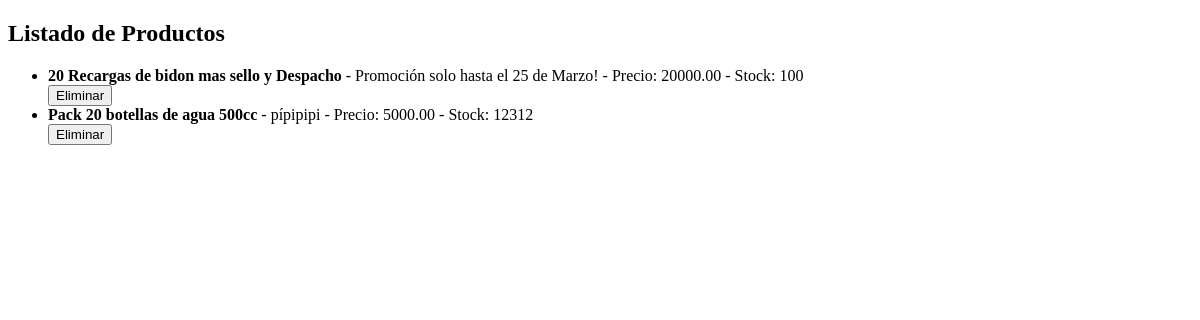
The page /Listar/ on the database as committed earlier.
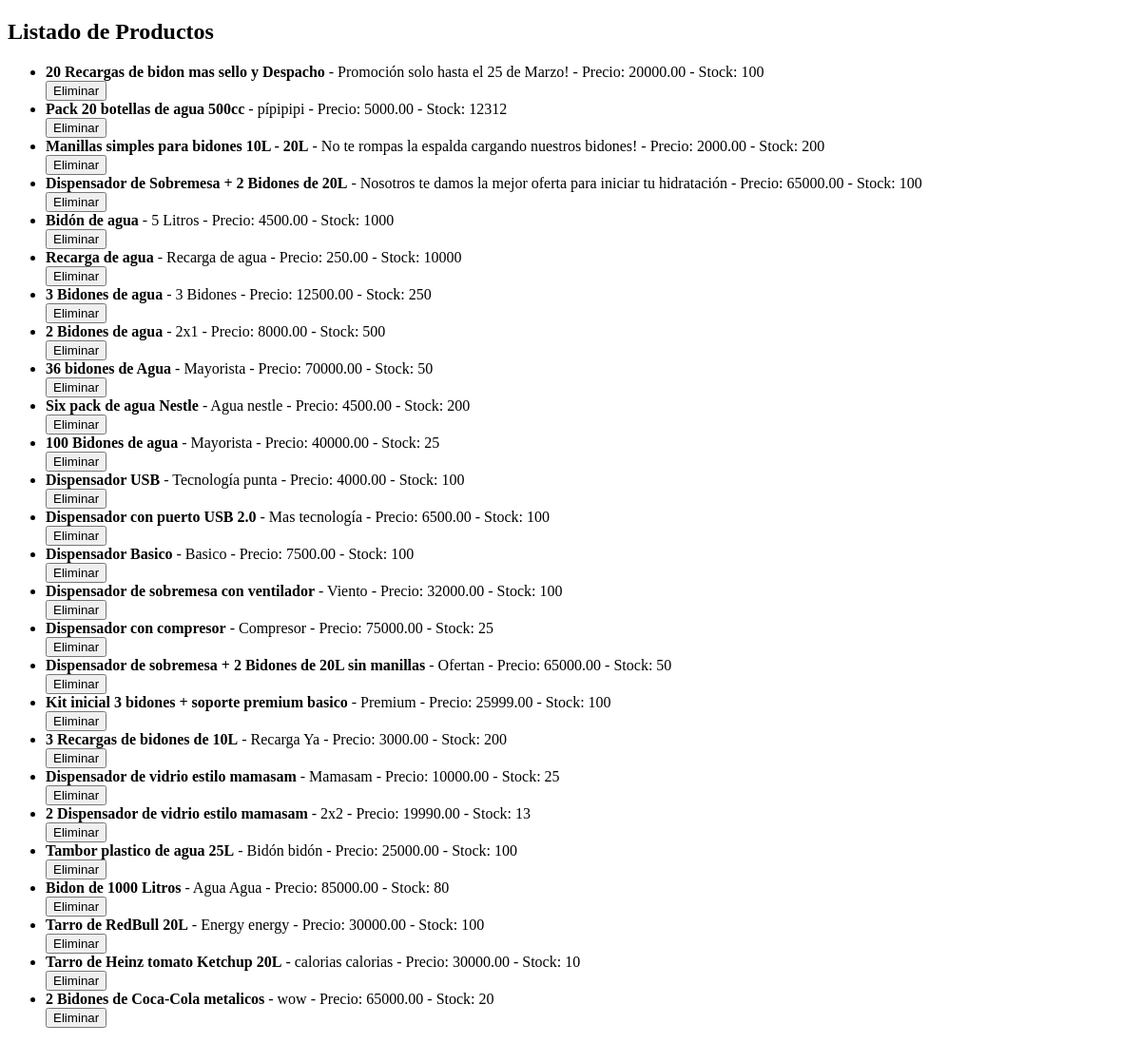
The same page on the database as committed later.
### tiendaAgua/models.py (models this page shows, shortened)
class Producto(models.Model):
    nombre = models.CharField(max_length=100)
    descripcion = models.TextField()
    precio = models.DecimalField(max_digits=10, decimal_places=2)
    stock = models.IntegerField()

### tiendaAgua/views.py (the view)
# urls.py: path('Listar/', listar_view, name= 'listado_producto'),
def listar_view(request):
    productos = Producto.objects.all()
    context = {'productos' : productos}
    return render(request,"Listar.html", {'productos' : productos})

### tiendaAgua/templates/Listar.html (shortened to what this page needs)
<!DOCTYPE html>
<html lang="en">
<head>
</head>
<body>
    <h2>Listado de Productos</h2>
    <ul>
        {% for producto in productos %}
        <li>
            <strong>{{ producto.nombre }}</strong> - {{ producto.descripcion }} - Precio: {{ producto.precio }} - Stock: {{ producto.stock }}
            <form method="POST" action="{% url 'eliminar_producto' producto.id %}">
                <button type="submit">Eliminar</button>
            </form>
        </li>
        {% endfor %}
    </ul>
</body>
</html>

Rows that differ between the two databases and show on the page:
added Producto: nombre "Manillas simples para bidones 10L - 20L", descripcion "No te rompas la espalda cargando nuestros bidones!", precio "2000.00", stock "200"
added Producto: nombre "Dispensador de Sobremesa + 2 Bidones de 20L", descripcion "Nosotros te damos la mejor oferta para iniciar tu hidratación", precio "65000.00", stock "100"
added Producto: nombre "Bidón de agua", descripcion "5 Litros", precio "4500.00", stock "1000"
added Producto: nombre "Recarga de agua", descripcion "Recarga de agua", precio "250.00", stock "10000"
added Producto: nombre "3 Bidones de agua", descripcion "3 Bidones", precio "12500.00", stock "250"
added Producto: nombre "2 Bidones de agua", descripcion "2x1", precio "8000.00", stock "500"
added Producto: nombre "36 bidones de Agua", descripcion "Mayorista", precio "70000.00", stock "50"
added Producto: nombre "Six pack de agua Nestle", descripcion "Agua nestle", precio "4500.00", stock "200"
added Producto: nombre "100 Bidones de agua", descripcion "Mayorista", precio "40000.00", stock "25"
added Producto: nombre "Dispensador USB", descripcion "Tecnología punta", precio "4000.00", stock "100"
added Producto: nombre "Dispensador con puerto USB 2.0", descripcion "Mas tecnología", precio "6500.00", stock "100"
added Producto: nombre "Dispensador Basico", descripcion "Basico", precio "7500.00", stock "100"
added Producto: nombre "Dispensador de sobremesa con ventilador", descripcion "Viento", precio "32000.00", stock "100"
added Producto: nombre "Dispensador con compresor", descripcion "Compresor", precio "75000.00", stock "25"
added Producto: nombre "Dispensador de sobremesa + 2 Bidones de 20L sin manillas", descripcion "Ofertan", precio "65000.00", stock "50"
added Producto: nombre "Kit inicial 3 bidones + soporte premium basico", descripcion "Premium", precio "25999.00", stock "100"
added Producto: nombre "3 Recargas de bidones de 10L", descripcion "Recarga Ya", precio "3000.00", stock "200"
added Producto: nombre "Dispensador de vidrio estilo mamasam", descripcion "Mamasam", precio "10000.00", stock "25"
added Producto: nombre "2 Dispensador de vidrio estilo mamasam", descripcion "2x2", precio "19990.00", stock "13"
added Producto: nombre "Tambor plastico de agua 25L", descripcion "Bidón bidón", precio "25000.00", stock "100"
added Producto: nombre "Bidon de 1000 Litros", descripcion "Agua Agua", precio "85000.00", stock "80"
added Producto: nombre "Tarro de RedBull 20L", descripcion "Energy energy", precio "30000.00", stock "100"
added Producto: nombre "Tarro de Heinz tomato Ketchup 20L", descripcion "calorias calorias", precio "30000.00", stock "10"
added Producto: nombre "2 Bidones de Coca-Cola metalicos", descripcion "wow", precio "65000.00", stock "20"
